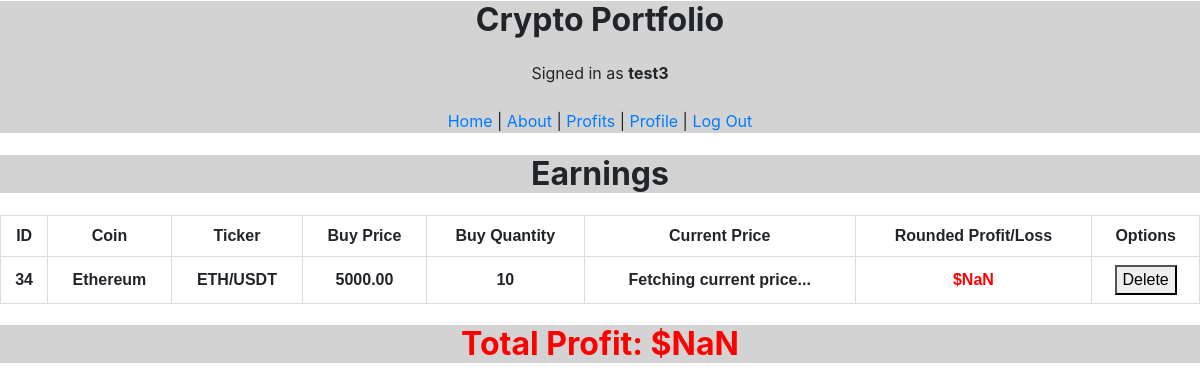
Screenshot of /profit (signed in) with the database file from the repository.
### crypto/models.py (models this page shows)
class User(AbstractUser):
    pass

class Portfolio(models.Model):
    user = models.ForeignKey(User, on_delete=models.CASCADE)
    buy_price = models.DecimalField(max_digits=10, decimal_places=2)
    buy_quantity = models.IntegerField()
    name = models.CharField(max_length=10)
    ticker = models.CharField(max_length=20)

### crypto/views.py (the view)
# urls.py: path("profit", views.profit, name="profit"),
@login_required
def profit(request):
    return render(request, "crypto/profit.html", {
        "coins": Portfolio.objects.all()
    })

### crypto/templates/crypto/profit.html (shortened to what this page needs)
{% extends "crypto/layout.html" %}
{% load static %}
{% block body %}
<h1>Earnings</h1>
<table id="table" class="auto-index">
    <tr>
      <th>ID</th>
      <th>Coin</th>
      <th>Ticker</th>
      <th>Buy Price</th>
      <th>Buy Quantity</th>
      <th>Current Price</th>
      <th>Rounded Profit/Loss</th>
      <th>Options</th>
    </tr>
    {% for coin in coins %}
      {% if request.user == coin.user %}
        <tr>
          <th>{{ coin.id }}</th>
          <th>{{ coin.name }}</th>
          <th id="ticker">{{ coin.ticker }}</th>
          <th id="buy_price">{{ coin.buy_price }}</th>
          <th id="buy_quantity">{{ coin.buy_quantity }}</th>
          <th class="currentPrice" data-id="{{coin.id}}" data-ticker="{{coin.ticker}}">Fetching current price...</th>
          <th class="profit" data-id="{{coin.id}}" data-buy-quantity="{{coin.buy_quantity}}" data-buy-price="{{coin.buy_price}}">Calculating profit...</th>
          <th><button class="delete" id="deleteButton-{{coin.id}}" data-id="{{coin.id}}">Delete</button></th>
        </tr>
      {% endif %}
    {% endfor %}
</table>
<h2 id="totalProfit">Calculating Total Profit...</h2>
{% endblock %}

### crypto/templates/crypto/layout.html (shortened to what this page needs)
{% load static %}
<!DOCTYPE html>
<html lang="en">
<head>
    <link rel="stylesheet" href="https://stackpath.bootstrapcdn.com/bootstrap/4.4.1/css/bootstrap.min.css">
</head>
<body>
    <div style="text-align: center; background-color: lightgray; margin-top: -20px;">
        <h1>Crypto Portfolio</h1>
        {% if user.is_authenticated %}
            Signed in as <strong>{{ user.username }}</strong>
            <br><br>
            <div>
                <a href="{% url 'index' %}">Home</a> |
                <a href="{% url 'about' %}">About</a> |
                <a href="{% url 'profit' %}">Profits</a>  |
                <a href="{% url 'profile' %}">Profile</a> |
                <a href="{% url 'logout' %}">Log Out</a>
            </div>
        {% else %}
            Not signed in.
        {% endif %}
    </div>
    {% block body %}
    {% endblock %}
</body>
</html>

### crypto/templates/crypto/layout.html (style rules this page uses)
h1, h2 { text-align: center; background-color: lightgrey; font: 700; display: block; font-size: 2em; margin-block-start: 0.67em; margin-block-end: 0.67em; margin-inline-start: 0px; margin-inline-end: 0px; font-weight: bold; }

### crypto/templates/crypto/profit.html (style rules this page uses)
table { font-family: arial, sans-serif; border-collapse: collapse; width: 100%; }
th, td { border: 1px solid #dddddd; text-align: center; padding: 8px; }

### rows the page displays
User: username "test3"
Portfolio: id "34", name "Ethereum", ticker "ETH/USDT", buy_price "5000.00", buy_quantity "10"
